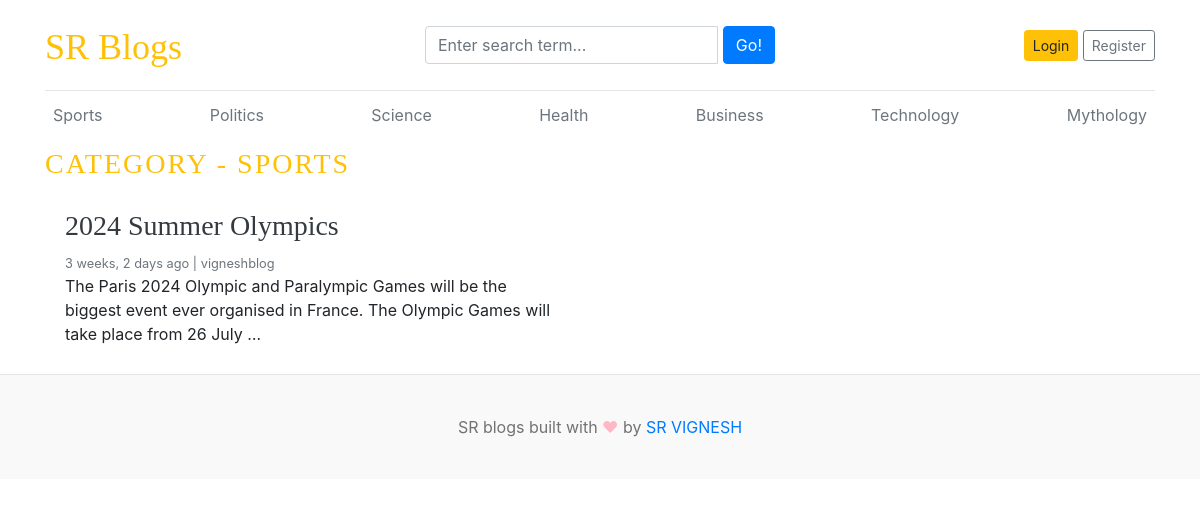
Page /category/1/ on the committed database.
### blogs/models.py (models this page shows, shortened)
class Category(models.Model):
    category_name=models.CharField(max_length=50,unique=True)
    created_at=models.DateTimeField(auto_now_add=True)
    updated_at=models.DateTimeField(auto_now=True)
    class Meta:
        verbose_name_plural='categories'
    def __str__(self):
        return self.category_name

class Blog(models.Model):
    title=models.CharField(max_length=100)
    slug=models.SlugField(max_length=150,unique=True,blank=True)
    category=models.ForeignKey(Category,on_delete=models.CASCADE)
    author=models.ForeignKey(User,on_delete=models.CASCADE)
    featured_image=models.ImageField(upload_to='uploads/%Y/%m/%d')
    short_description=models.TextField(max_length=500)
    blog_body=models.TextField(max_length=2000)
    status=models.CharField(max_length=20,choices=STATUS_CHOICES,default="Draft")
    is_featured=models.BooleanField(default=False)
    created_at=models.DateTimeField(auto_now_add=True)
    updated_at=models.DateTimeField(auto_now=True)

### blogs/views.py (the view)
# urls.py: path('<int:category_id>/',views.posts_by_category,name='posts_by_category'),
def posts_by_category(request,category_id):
    posts=Blog.objects.filter(status='Published',category=category_id)
    category=get_object_or_404(Category,pk=category_id)
    context={
        'posts':posts,
        'category':category,
    }
    return render(request,'posts_by_category.html',context)

### blogs/context_processors.py (called while the page is built)
def get_categories(request):
    categories=Category.objects.all()
    return dict(categories=categories)

def get_social_links(request):
    social_links=SocialLink.objects.all()
    return dict(social_links=social_links)

### templates/posts_by_category.html
{% extends 'base.html' %}
{% block content %}
<h3 class="text-uppercase text-warning" style="letter-spacing:2px;">Category - {{ category }}</h3>
  <div class="row mb-2">
    {% if posts %}
    {% for post in posts %}
    <div class="col-md-6">
      <div class="card border-0" >
        <div class="card-body">
          <h3><a href="{% url 'blogs' post.slug %}" class="text-dark">{{ post.title }}</a></h3>
          <small class="mb-1 text-muted">{{ post.created_at | timesince }} ago | {{ post.author }}</small>
          <p class="card-text">{{ post.short_description | truncatewords:25 }}</p>
        </div>
      </div>
    </div>
    {% endfor %}
    {% else %}
    <p>No Post Found</p>
    {% endif %}
  </div>
</div>
{% endblock %}

### templates/base.html (shortened to what this page needs)
{% load static %}
<!DOCTYPE html>
<html lang="en">
<head>
    <link href="https://getbootstrap.com/docs/4.0/dist/css/bootstrap.min.css" rel="stylesheet">
    <link href="{% static 'css/blog.css' %}" rel="stylesheet">
    <link rel="stylesheet" href="https://stackpath.bootstrapcdn.com/bootstrap/4.5.2/css/bootstrap.min.css">
    <link rel="stylesheet" href="https://cdnjs.cloudflare.com/ajax/libs/font-awesome/5.15.4/css/all.min.css">
    <link rel="stylesheet" href="https://cdnjs.cloudflare.com/ajax/libs/font-awesome/4.7.0/css/font-awesome.min.css">
  </head>
<body>
    <div class="container">
      <header class="blog-header py-3">
        <div class="row flex-nowrap justify-content-between align-items-center">
          <div class="col-4 pt-1">
            <a class="blog-header-logo text-warning" href="/">SR Blogs</a>
          </div>
          <div class="col-4">
            <form action="{% url 'search' %}" method="GET">
                <div class="input-group">
                    <input class="form-control" type="text" name="keyword" value="{{ keyword }}" placeholder="Enter search term..." aria-label="Enter search term..." aria-describedby="button-search" />&nbsp;
                    <button type="submit" class="btn btn-primary" id="button-search" type="button">Go!</button>
                </div>
            </form>
          </div>
          <div class="col-4 d-flex justify-content-end align-items-center">
            {% if not user.is_authenticated %}
            <a class="btn btn-sm btn-warning" href="{% url 'login' %}">Login</a> &nbsp;
            <a class="btn btn-sm btn-outline-secondary" href="{% url 'register' %}">Register</a>
            {% else %}
            <span><a href="{% url 'dashboard' %}">Dashboard</a></span>
            &emsp;
            <span><a href="{% url 'logout' %}">Logout</a></span>
            {% endif %}
          </div>
        </div>
      </header>
      <div class="nav-scroller py-1 mb-2">
        <nav class="nav d-flex justify-content-between">
          {% for category in categories %}
          <a class="p-2 text-muted" href="{% url 'posts_by_category' category.id %}">{{ category.category_name }}</a>
          {% endfor %}
        </nav>
      </div>
{% block content %}
{% endblock %}
<footer class="blog-footer">
    <p>SR blogs built with <span style="color:#FFB7C5;">&#9829;</span> by <a href="#">SR VIGNESH</a></p>
  </footer>
  </body>
  </html>

### blog_main/static/css/blog.css (style rules this page uses)
.blog-header { border-bottom: 1px solid #e5e5e5; }
.blog-header-logo { font-family: "Playfair Display", Georgia, "Times New Roman", serif; font-size: 2.25rem; }
h1, h2, h3, h4, h5, h6 { font-family: "Playfair Display", Georgia, "Times New Roman", serif; }
.blog-footer { padding: 2.5rem 0; color: #727272; text-align: center; background-color: #f9f9f9; border-top: .05rem solid #e5e5e5; }
.blog-footer p:last-child { margin-bottom: 0; }

### rows in the picture
Category: category_name "Sports", category_name "SPORTS"
Category: category_name "Politics"
Category: category_name "Science"
Category: category_name "Health"
Category: category_name "Business"
Category: category_name "Technology"
Category: category_name "Mythology"
Blog: title "2024 Summer Olympics", created_at "3 weeks, 2 days", author "vigneshblog", short_description "The Paris 2024 Olympic and Paralympic Games will be the biggest event ever organised in France. The Olympic Games will take place from 26 July …"
